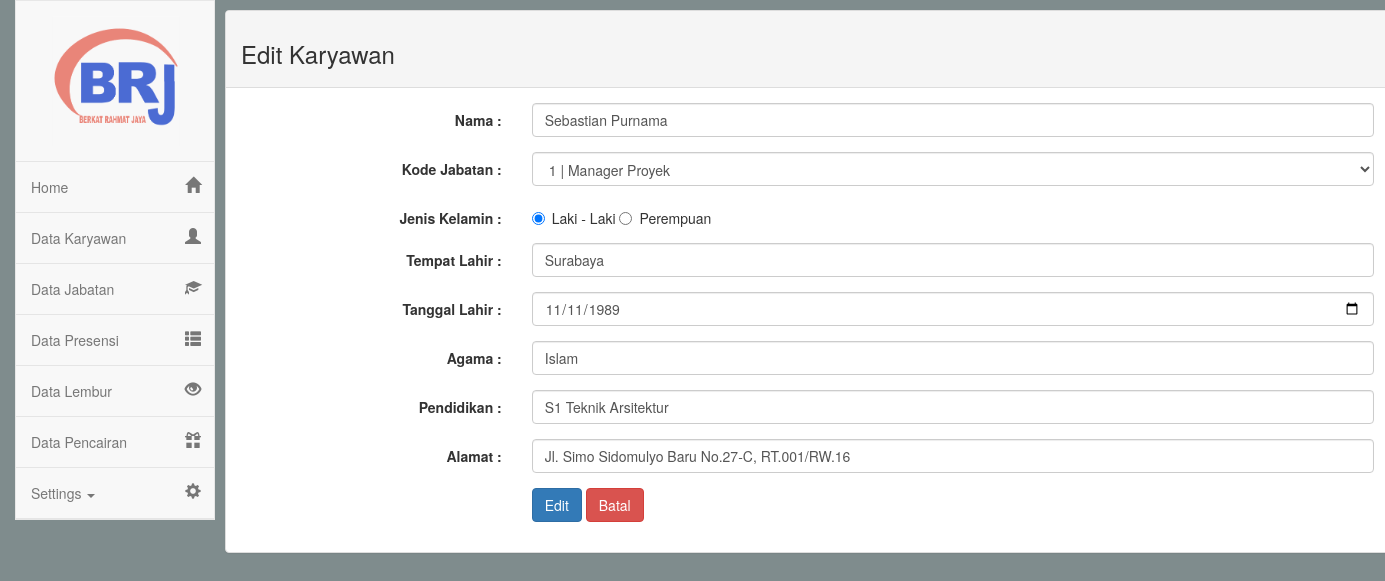
Screenshot of /dashboard.php?page=edit-karyawan&kd_karyawan=K00001 (signed in) with the database file from the repository.
### tables this page shows
CREATE TABLE `karyawan` (
  `kd_karyawan` varchar(255) NOT NULL,
  `kd_jabatan` int(11) DEFAULT NULL,
  `nama_jabatan` varchar(255) NOT NULL,
  `nama` varchar(255) NOT NULL,
  `jenis_kelamin` varchar(255) NOT NULL,
  `tempat_lahir` varchar(255) NOT NULL,
  `tgl_lahir` date NOT NULL,
  `agama` varchar(255) NOT NULL,
  `pendidikan` varchar(255) NOT NULL,
  `alamat` varchar(255) NOT NULL
);

CREATE TABLE `jabatan` (
  `kd_jabatan` int(11) NOT NULL,
  `nama_jabatan` varchar(255) NOT NULL,
  `masa_kerja` int(11) NOT NULL,
  `gaji_pokok` int(11) NOT NULL,
  `gaji_lembur` int(11) NOT NULL
);

### page/edit-karyawan.php (the view, shortened to what this page needs)
<?php
$kd_karyawan = $_GET['kd_karyawan'];
include 'koneksi.php';
$view = mysqli_query($koneksi, "select * from karyawan where kd_karyawan = '$kd_karyawan'") or die(mysqli_error());
$data = mysqli_fetch_array($view);
?>
<div class="panel panel-default">
	<div class="panel-heading">
		<h3>Edit Karyawan</h3>
	</div>
	<div class="panel-body">
		<form class="form-horizontal" action="update-karyawan.php" method="post">
			<div class="form-group">
				<label class="control-label col-sm-3" for="nama">Nama :</label>
				<div class="col-sm-9">
					<input type="text" class="form-control" id="nama" name="nama" value="<?php echo $data['nama']; ?>">
				</div>
			</div>
			<div class="form-group">
				<label class="control-label col-sm-3" for="kd_jabatan">Kode Jabatan :</label>
				<div class="col-sm-9">
				<?php
					include 'koneksi.php';
					echo "<select name='kd_jabatan' id='kd_jabatan' class='form-control'>";
					$tampil = mysqli_query($koneksi, "select * from jabatan order by kd_jabatan");
					while ($w=mysqli_fetch_array($tampil)){
						echo "<option value='$w[kd_jabatan]'"
				?>
				<?php
						if ($w['kd_jabatan']==$data['kd_jabatan']) {
							echo "selected=\"selected\"";
						}
						echo ">$w[kd_jabatan] | $w[nama_jabatan]</option>";
					}
					echo "</select>";
				?>
				</div>
			</div>
			<div class="form-group">
				<label class="control-label col-sm-3" for="jenis_kelamin">Jenis Kelamin :</label>
				<div class="col-sm-9">
					<div class="radio">
						<label><input type="radio" name="jenis_kelamin" value="Laki-laki" <?php if($data['jenis_kelamin']=='Laki-laki'){echo 'checked';}?>>Laki - Laki</label>
						<label><input type="radio" name="jenis_kelamin" value="Perempuan" <?php if($data['jenis_kelamin']=='Perempuan'){echo 'checked';}?>>Perempuan</label>
					</div>
				</div>
			</div>
			<div class="form-group">
				<label class="control-label col-sm-3" for="tempat_lahir">Tempat Lahir :</label>
				<div class="col-sm-9">
					<input type="text" class="form-control" id="tempat_lahir" name="tempat_lahir" value="<?php echo $data['tempat_lahir']; ?>">
				</div>
			</div>
			<div class="form-group">
				<label class="control-label col-sm-3" for="tgl_lahir">Tanggal Lahir :</label>
				<div class="col-sm-9">
					<input type="date" class="form-control" id="tgl_lahir" name="tgl_lahir" value="<?php echo $data['tgl_lahir']; ?>">
				</div>
			</div>
			<div class="form-group">
				<label class="control-label col-sm-3" for="agama">Agama :</label>
				<div class="col-sm-9">
					<input type="text" class="form-control" id="agama" name="agama" value="<?php echo $data['agama']; ?>">
				</div>
			</div>
			<div class="form-group">
				<label class="control-label col-sm-3" for="pendidikan">Pendidikan :</label>
				<div class="col-sm-9">
					<input type="text" class="form-control" id="pendidikan" name="pendidikan" value="<?php echo $data['pendidikan']; ?>">
				</div>
			</div>
			<div class="form-group">
				<label class="control-label col-sm-3" for="alamat">Alamat :</label>
				<div class="col-sm-9">
					<input type="text" class="form-control" id="alamat" name="alamat" value="<?php echo $data['alamat']; ?>">
				</div>
			</div>
			<div class="form-group">
				<label class="control-label col-sm-3"></label>
				<div class="col-sm-9">
					<button type="submit" class="btn btn-primary">Edit</button>
					<a href="dashboard.php?page=karyawan" class="btn btn-danger">Batal</a>
				</div>
			</div>
		</form>
	</div>
</div>

### style/dashboard.css (style rules this page uses)
body,html { height: 100%; }

### rows the page displays
karyawan: nama "Sebastian Purnama", kd_jabatan "1 | Manager Proyek", jenis_kelamin "☑ Laki - Laki", jenis_kelamin "☐ Perempuan", tempat_lahir "Surabaya", tgl_lahir "11/11/1989", agama "Islam", pendidikan "S1 Teknik Arsitektur", alamat "Jl. Simo Sidomulyo Baru No.27-C, RT.001/RW.16"
